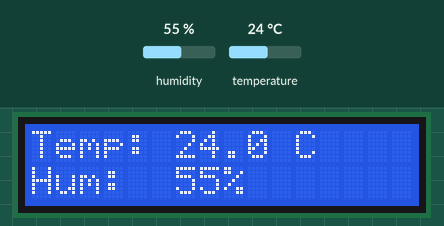
Recording of a sketch running on a simulated ESP32. On the bench: 16×2 character LCD. The test bench sets the inputs (shaded band); at power-on: humidity 55 %, temperature 24 °C. WiFi joins after 1.5 s; servers stay silent unless stated; no MQTT or app messages arrive unless stated; what the sketch prints to the serial monitor is not drawn.

Above: at 5.6 s.
5.7 s: humidity set to 22 %
At 10.7 s:
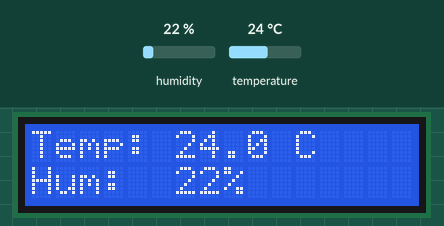
12.6 s: temperature set to 12 °C
At 15.7 s:
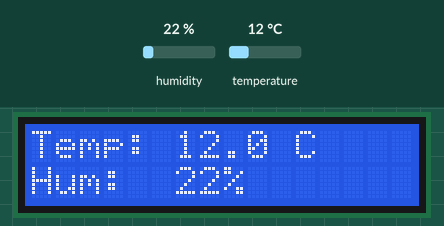
19.5 s: humidity set to 40 %
At 20.7 s:
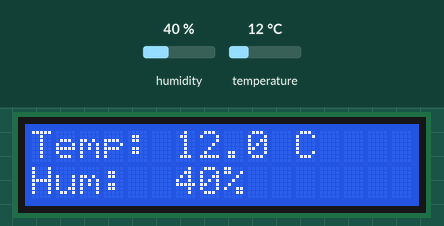
26.4 s: temperature set to 19 °C
At 30.7 s:
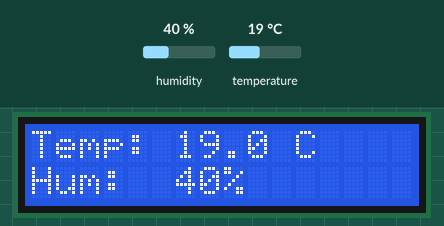
Timing chart, 0 to 32.2 s (numbered marks = the images above; inputs shaded):
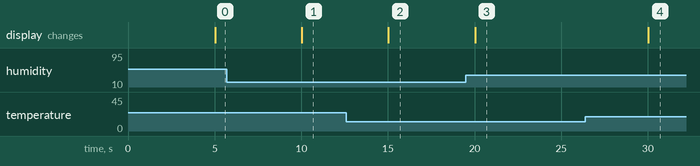

Measured:
- after the input at 5.7 s, the display: changes after 4.3 s (image 1)
- after the input at 12.6 s, the display: changes after 2.4 s (image 2)
- after the input at 19.5 s, the display: changes after 0.53 s (image 3)
- after the input at 26.4 s, the display: changes after 3.6 s (image 4)

The sketch:

E9-DHT-MQTT-LCD.ino
```cpp
#include <Arduino.h>
#include <LiquidCrystal_I2C.h>
#include <DHT.h>
#include <WiFi.h>
#include <PubSubClient.h>
#include <ArduinoJson.h>

// WiFi credentials
const char* ssid = "PORTABLE-PI";
const char* password = "180294mario";

// MQTT server
const char* mqtt_server = "10.3.141.1";
const char* mqtt_topic = "/home/esp32/arduino";
const char* mqtt_id = "EsaúCorzo Arduino";

// DHT sensor setup
#define DHTPIN 4
#define DHTTYPE DHT22
DHT dht(DHTPIN, DHTTYPE);

// LCD setup
LiquidCrystal_I2C lcd(0x27, 16, 2);

// WiFi and MQTT clients
WiFiClient espClient;
PubSubClient client(espClient);

// Timing variables
unsigned long previousMillis = 0;
const long interval = 5000; // 5 seconds

// Connect to WiFi
void connectToWiFi() {
    Serial.print("Connecting to WiFi...");
    WiFi.begin(ssid, password);
    while (WiFi.status() != WL_CONNECTED) {
        delay(500);
        Serial.print(".");
    }
    Serial.println("Connected!");
}

// Reconnect to MQTT broker
void reconnectMQTT() {
    while (!client.connected()) {
        Serial.print("Attempting MQTT connection...");
        if (client.connect(mqtt_id)) {
            Serial.println("connected");
        } else {
            Serial.print("failed, rc=");
            Serial.print(client.state());
            Serial.println(" try again in 5 seconds");
            delay(5000);
        }
    }
}

// Update LCD display
void updateLCD(float t, float h) {
    char buffer[16];
    sprintf(buffer, "Temp: %3.1f C", t);
    lcd.setCursor(0, 0);
    lcd.print(buffer);
    sprintf(buffer, "Hum: %3.0f%%", h);
    lcd.setCursor(0, 1);
    lcd.print(buffer);
}

void setup() {
    // Initialize serial communication
    Serial.begin(115200);

    // Initialize DHT sensor
    dht.begin();

    // Initialize LCD
    lcd.init();
    lcd.backlight();

    // Connect to WiFi
    connectToWiFi();

    // Setup MQTT
    client.setServer(mqtt_server, 1883);
}

void loop() {
    // Ensure MQTT connection
    if (!client.connected()) {
        reconnectMQTT();
    }
    client.loop();

    // Update current time
    unsigned long currentMillis = millis();

    if (currentMillis - previousMillis >= interval) {
        // Update last reading time
        previousMillis = currentMillis;

        // Read temperature and humidity
        float temperature = dht.readTemperature();
        float humidity = dht.readHumidity();

        // Check if readings are valid
        if (isnan(temperature) || isnan(humidity)) {
            Serial.println("Failed to read from DHT sensor!");
            return;
        }

        // Update LCD display
        updateLCD(temperature, humidity);

        // Create JSON payload
        JsonDocument jsonDoc;
        jsonDoc["id"] = mqtt_id;
        jsonDoc["temp"] = temperature;
        jsonDoc["hum"] = humidity;
        char jsonBuffer[128];
        serializeJson(jsonDoc, jsonBuffer);

        // Publish to MQTT
        client.publish(mqtt_topic, jsonBuffer);

        // Debug output
        Serial.println(jsonBuffer);
    }
}
```
